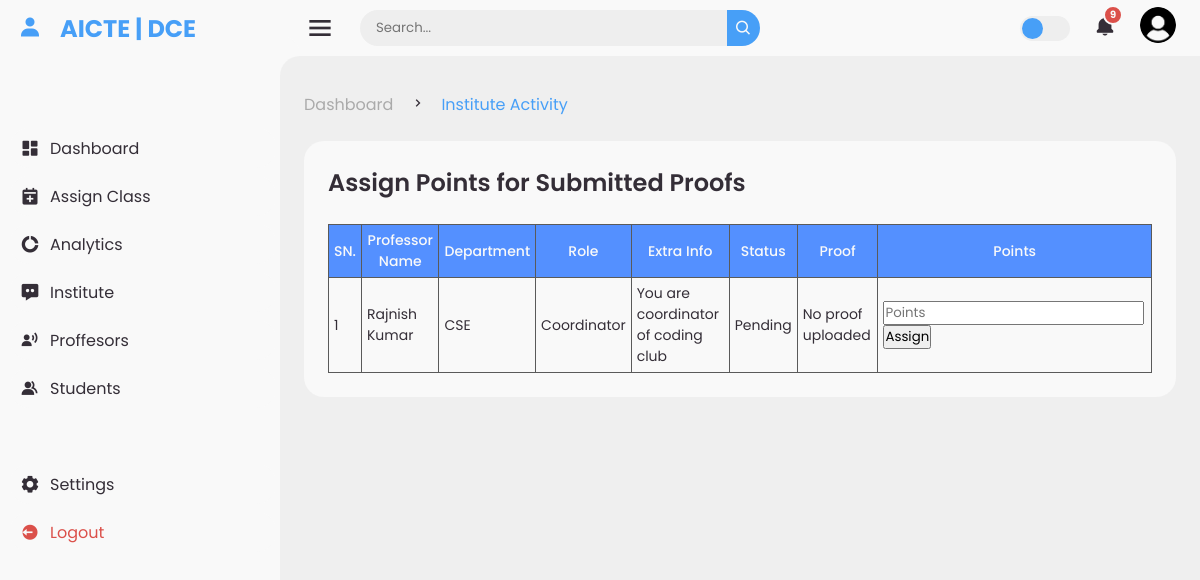
Page /admin/view_institute_activity.php (signed in) on the committed database.
### tables this page shows
CREATE TABLE `institute_activity` (
  `id` int(11) NOT NULL,
  `professor_id` int(11) NOT NULL,
  `role` varchar(255) NOT NULL,
  `extra_info` text DEFAULT NULL,
  `status` enum('Pending','Completed','Approved') DEFAULT 'Pending',
  `points` int(11) DEFAULT NULL,
  `image_proof` varchar(255) DEFAULT NULL,
  `created_at` timestamp NOT NULL DEFAULT current_timestamp(),
  `updated_at` timestamp NOT NULL DEFAULT current_timestamp() ON UPDATE current_timestamp(),
  `session_id` int(11) DEFAULT NULL
);

CREATE TABLE `professors` (
  `prof_id` int(11) NOT NULL,
  `name` varchar(255) NOT NULL,
  `email` varchar(255) NOT NULL,
  `phone` varchar(15) NOT NULL,
  `password` varchar(255) NOT NULL,
  `dp` varchar(255) DEFAULT NULL,
  `role` varchar(255) NOT NULL,
  `dept` varchar(255) NOT NULL,
  `timestamp` timestamp NOT NULL DEFAULT current_timestamp()
);

### admin/admin_name.php (called while the page is built, shortened)
<?php
if (isset($_SESSION['admin_email'])) {
    include '../endpoint/config.php';
    $admin_email = $_SESSION['admin_email'];
    $query = $conn->prepare("SELECT admin_id, name, dp FROM admins WHERE email = ?");
    $query->bind_param('s', $admin_email);
    $query->execute();
    $result = $query->get_result();
    $admin = $result->fetch_assoc();
    $profilePicture = $admin['dp'];
} else {
    header('Location: ../login');
    exit;
}
?>

### admin/view_institute_activity.php (the view, shortened to what this page needs)
<?php
include 'admin_name.php';
$professors = [];
$query = "SELECT
            ia.id,
            ia.professor_id,
            ia.role,
            ia.extra_info,
            ia.status,
            ia.points,
            ia.image_proof,
            p.name AS professor_name,
            p.dept AS professor_dept
          FROM
            institute_activity ia
          JOIN
            professors p
          ON
            ia.professor_id = p.prof_id";
$result = $conn->query($query);
while ($row = $result->fetch_assoc()) {
    $professors[] = $row;
}
?>
<!DOCTYPE html>
<html lang="en">
<?php include 'dependencies.php'; ?>
<link rel="stylesheet" href="../css/form.css?v=1">
<body>
    <?php include 'navbar.php'; ?>
    <section id="content">
        <nav>
            <i class='bx bx-menu'></i>
            <form action="#">
                <div class="form-input">
                    <input type="search" placeholder="Search...">
                    <button type="submit" class="search-btn"><i class='bx bx-search'></i></button>
                </div>
            </form>
            <label for="switch-mode" class="switch-mode"></label>
            <a href="#" class="notification"><i class='bx bxs-bell'></i><span class="num">9</span></a>
            <a href="#" class="profile"><img src="../dp/<?php echo $profilePicture ?? 'default.png'; ?>" alt="Profile Pic"></a>
        </nav>
        <main>
            <div class="head-title">
                <div class="left">
                    <ul class="breadcrumb">
                        <li><a href="#">Dashboard</a></li>
                        <li><i class='bx bx-chevron-right'></i></li>
                        <li><a class="active" href="#">Institute Activity</a></li>
                    </ul>
                </div>
            </div>
            <div class="table-data">
                <div class="order">
                    <div class="head">
                        <h3>Assign Points for Submitted Proofs</h3>
                    </div>
                    <table style="font-size: 14px;">
                        <thead>
                            <tr>
                                <th>SN.</th>
                                <th>Professor Name</th>
                                <th>Department</th>
                                <th>Role</th>
                                <th>Extra Info</th>
                                <th>Status</th>
                                <th>Proof</th>
                                <th>Points</th>
                            </tr>
                        </thead>
                        <tbody>
                            <?php
                            $serial = 0;
                            foreach ($professors as $task):
                                $serial++;
                                ?>
                                <tr>
                                    <td><?= $serial; ?></td>
                                    <td><?= htmlspecialchars($task['professor_name']); ?></td>
                                    <td><?= htmlspecialchars($task['professor_dept']); ?></td>
                                    <td><?= htmlspecialchars($task['role']); ?></td>
                                    <td><?= htmlspecialchars($task['extra_info']); ?></td>
                                    <td><?= htmlspecialchars($task['status']); ?></td>
                                    <td>
                                        <?php if ($task['image_proof']): ?>
                                            <a href="<?= htmlspecialchars($task['image_proof']); ?>" target="_blank" class="btn">Download Proof</a>
                                        <?php else: ?>
                                            <p>No proof uploaded</p>
                                        <?php endif; ?>
                                    </td>
                                    <td>
                                        <?php if ($task['status'] === 'Approved'): ?>
                                            <span><?= htmlspecialchars($task['points']); ?> Points</span>
                                        <?php else: ?>
                                            <input type="number" class="pointsInput" data-id="<?= $task['id']; ?>" min="0" placeholder="Points" />
                                            <button class="btn assignPointsBtn" data-id="<?= $task['id']; ?>">Assign</button>
                                        <?php endif; ?>
                                    </td>
                                </tr>
                            <?php endforeach; ?>
                        </tbody>
                    </table>
                </div>
            </div>
        </main>
    </section>
</body>
</html>

### css/style.css (style rules this page uses)
* { margin: 0; padding: 0; box-sizing: border-box; }
a { text-decoration: none; }
li { list-style: none; }
:root { --poppins: 'Poppins', sans-serif; --lato: 'Lato', sans-serif; --light: #F9F9F9; --blue: #479ff7; --light-blue: #CFE8FF; --grey: #eee; --dark-grey: #AAAAAA; --dark: #342E37; --red: #DB504A; --yellow: #FFCE26; --light-yellow: #FFF2C6; --green: #1a9c79; --light-green: #affced; --orange: #FD7238; --light-orange: #FFE0D3; }
html { overflow-x: hidden; scroll-behavior: smooth; }
body { background: var(--grey); overflow-x: hidden; }
#content { position: relative; width: calc(100% - 280px); left: 280px; transition: .3s ease; }
#content nav { height: 56px; background: var(--light); padding: 0 24px; display: flex; align-items: center; grid-gap: 24px; font-family: var(--lato); position: sticky; top: 0; left: 0; z-index: 1000; }
#content nav::before { content: ''; position: absolute; width: 40px; height: 40px; bottom: -40px; left: 0; border-radius: 50%; box-shadow: -20px -20px 0 var(--light); }
#content nav a { color: var(--dark); }
#content nav .bx.bx-menu { cursor: pointer; font-size: 32px; color: var(--dark); }
#content nav form { max-width: 400px; width: 100%; margin-right: auto; }
#content nav form .form-input { display: flex; align-items: center; height: 36px; }
#content nav form .form-input input { flex-grow: 1; padding: 0 16px; height: 100%; border: none; background: var(--grey); border-radius: 36px 0 0 36px; outline: none; width: 100%; color: var(--dark); }
#content nav form .form-input button { width: 36px; height: 100%; display: flex; justify-content: center; align-items: center; background: var(--blue); color: var(--light); font-size: 18px; border: none; outline: none; border-radius: 0 36px 36px 0; cursor: pointer; }
#content nav .notification { font-size: 22px; position: relative; }
#content nav .notification .num { position: absolute; top: -7px; right: -7px; width: 20px; height: 20px; border-radius: 50%; border: 2px solid var(--light); background: var(--red); color: var(--light); font-weight: 700; font-size: 10px; display: flex; justify-content: center; align-items: center; }
#content nav .profile img { width: 36px; height: 36px; object-fit: cover; border-radius: 50%; }
#content nav .switch-mode { display: block; min-width: 50px; height: 25px; border-radius: 25px; background: var(--grey); cursor: pointer; position: relative; }
#content nav .switch-mode::before { content: ''; position: absolute; top: 2px; left: 2px; bottom: 2px; width: calc(25px - 4px); background: var(--blue); border-radius: 50%; transition: all .3s ease; }
#content main { width: 100%; padding: 36px 24px; font-family: var(--poppins); max-height: calc(100vh - 56px); overflow-y: auto; }
#content main .head-title { display: flex; align-items: center; justify-content: space-between; grid-gap: 16px; flex-wrap: wrap; }
#content main .head-title .left .breadcrumb { display: flex; align-items: center; grid-gap: 16px; }
#content main .head-title .left .breadcrumb li { color: var(--dark); }
#content main .head-title .left .breadcrumb li a { color: var(--dark-grey); pointer-events: none; }
#content main .head-title .left .breadcrumb li a.active { color: var(--blue); pointer-events: unset; }
#content main .table-data { display: flex; flex-wrap: wrap; grid-gap: 24px; margin-top: 24px; width: 100%; color: var(--dark); }
#content main .table-data>div { border-radius: 20px; background: var(--light); padding: 24px; overflow-x: auto; }
#content main .table-data .head { display: flex; align-items: center; grid-gap: 16px; margin-bottom: 24px; }
#content main .table-data .head h3 { margin-right: auto; font-size: 24px; font-weight: 600; }
#content main .table-data .order { flex-grow: 1; flex-basis: 500px; }
#content main .table-data .order table { width: 100%; border-collapse: collapse; }
#content main .table-data .order table th { font-size: 14px; text-align: center; padding: 5px; font-weight: 500; color: var(--light); background-color: #5490ff; border: 1.5px solid #5a5a5a; }
#content main .table-data .order table td { padding: 5px; font-size: 14px; border: 1.5px solid #5a5a5a; }

### css/form.css (style rules this page uses)
* { margin: 0; padding: 0; box-sizing: border-box; font-family: "poppins"; }
body { background: #efefef; }

### rows in the picture
institute_activity: professor.name "Rajnish Kumar", professor.dept "CSE", role "Coordinator", extra_info "You are coordinator of coding club", status "Pending", shows "No proof uploaded"
